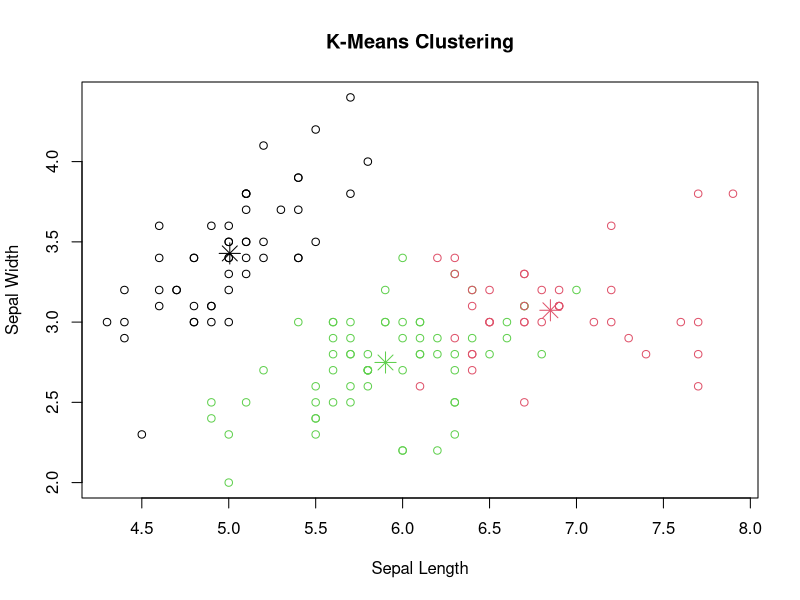

Here is the R script that generated this plot:
## ---- chunk 1
# K-Means clustering example using built-in dataset iris
data <- iris[, 1:4]  # Selecting relevant features
kmeans_result <- kmeans(data, centers = 3)  # Clustering into 3 groups

# Display cluster assignments
cat("Cluster Assignments:", kmeans_result$cluster, "\n")

# Display cluster centroids
cat("Cluster Centroids:\n", kmeans_result$centers, "\n")

# Scatter plot with cluster assignments
plot(data[, c(1, 2)], col = kmeans_result$cluster, main = "K-Means Clustering", 
     xlab = "Sepal Length", ylab = "Sepal Width")

# Plotting cluster centroids
points(kmeans_result$centers[, c(1, 2)], col = 1:3, pch = 8, cex = 2)

